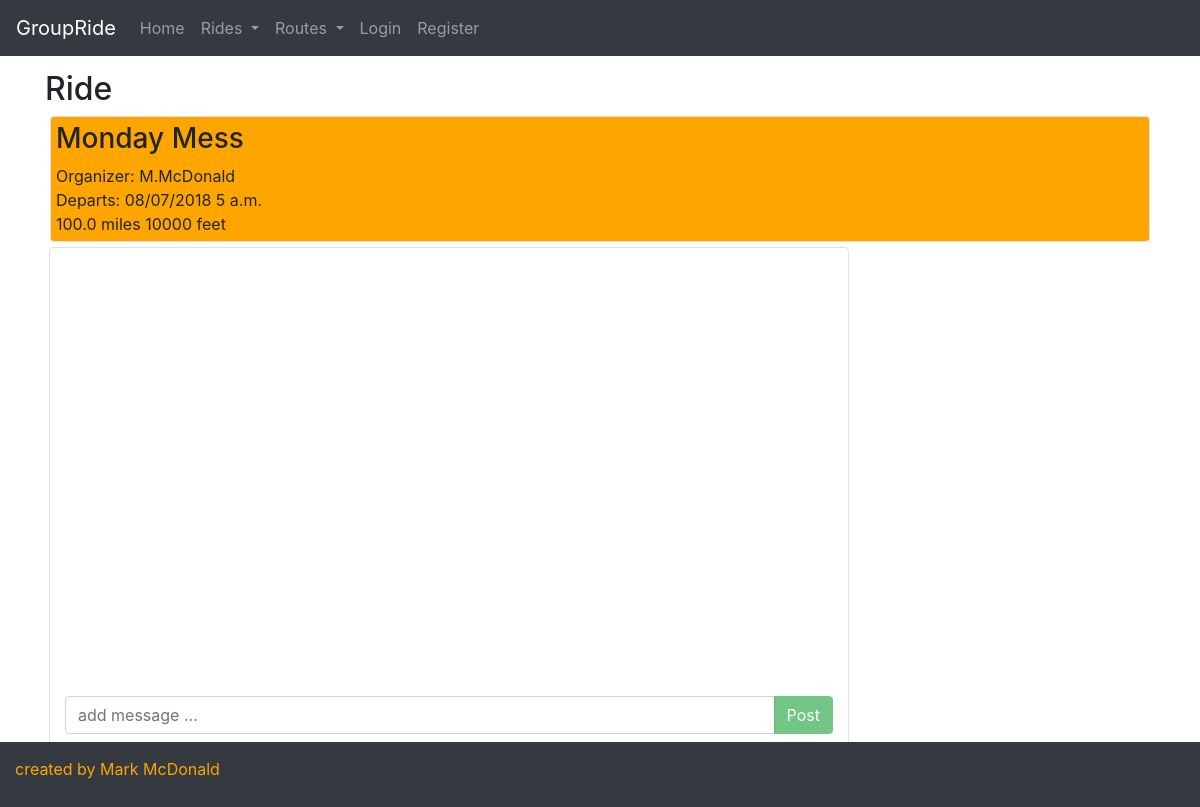
/ride/2, run on the app's committed database.
### groupride/models.py (models this page shows, shortened)
class Ride(models.Model):
    created_by = models.ForeignKey(User, on_delete = models.SET_NULL, blank = True, null = True, related_name = "created_rides")
    created_on = models.DateTimeField(auto_now_add = True, editable = False, blank = False)
    ride_name = models.CharField(max_length = 256, blank = True, null = True)
    ride_date = models.DateTimeField(editable = True, blank = False, null = False)
    private = models.BooleanField(default = False)
    route = models.ForeignKey(Route, on_delete = models.SET_NULL, blank = True, null = True, related_name = "rides")
    confirmed_riders = models.ManyToManyField(User, related_name = "confirmed_ride")
    invited_riders = models.ManyToManyField(User, related_name = "invited_ride")
    comments = models.ManyToManyField(Comment, blank = True)

class Route(models.Model):
    created_by = models.ForeignKey(User, on_delete = models.SET_NULL, blank = True, null = True, related_name = "created_routes")
    created_on = models.DateTimeField(auto_now_add = True, editable = False, blank = False)
    route_name = models.CharField(max_length = 256, blank = True, null = True)
    miles = models.DecimalField(max_digits = 6, decimal_places = 1, blank = True, null = True)
    vertical_feet = models.IntegerField(blank = True, null = True)
    origin = models.CharField(max_length = 64, blank = True, null = True)
    reviews = models.ManyToManyField(Review, blank = True)

### groupride/views.py (the view)
# urls.py: path("ride/<int:ride_id>", views.ride, name="ride"),
def ride(request,ride_id):
    ride = Ride.objects.get(pk = ride_id)
    context = {
        "ride": ride,
    }
    return render(request, "groupride/ride.html", context)

### groupride/templates/groupride/ride.html (shortened to what this page needs)
{% extends 'groupride/template.html' %}
{% block body %}
  <div class="container">
    <h2>Ride</h2>
    <div class="ride_header border rounded">
      <div>
        <h3>{{ride.ride_name}}</h3>
        <div>Organizer: {{ride.created_by.first_name|slice:":1" }}.{{ride.created_by.last_name}} </div>
      </div>
      <div>
        <span class="">Departs: {{ ride.ride_date|date:"SHORT_DATE_FORMAT" }} {{ ride.ride_date|time:"TIME_FORMAT" }} </span>
      </div>
      <div>
        <span class="">{{ride.route.miles}} miles </span>
        <span class="">{{ride.route.vertical_feet}} feet</span>
      </div>
    </div>
    <div class="container border border rounded ml-1 mr-0" style="min-width: 20rem; max-width: 50rem">
      <div id="post_listing" class="container mb-2" style="overflow: scroll; height:55vh;">
      </div>
      <div class="row">
        <div class="col align-self-end">
          <div id="frm_add_post">
            <div class="input-group mb-3">
              <input type="text" id="txt_add_post" class="form-control" placeholder="add message ... ">
              <div class="input-group-append">
                <button type="button" id="btn_add_post" class="btn btn-success" disabled=true>Post</button>
              </div>
            </div>
          </div>
        </div>
      </div>
    </div>
  </div>
{% endblock %}

### groupride/static/groupride/styles.css (style rules this page uses)
body { margin-top: 70px; margin-bottom: 7vh; }
.ride_header { padding: 5px; margin: 5px; background-color: orange; }

### data on the page
Ride: ride_name "Monday Mess", created_by.first_name "M", created_by.last_name "McDonald", ride_date "08/07/2018", ride_date "5 a.m.", route.miles "100.0", route.vertical_feet "10000"
